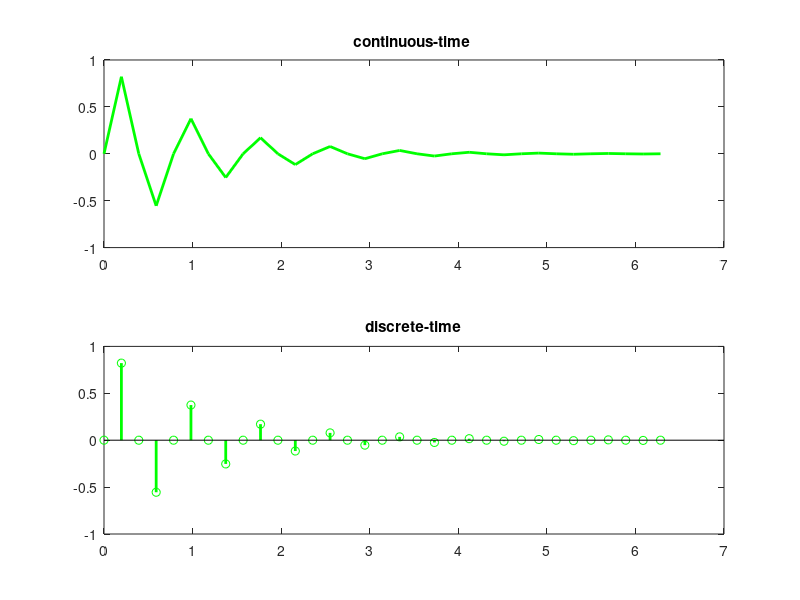

Reproduce this figure in MATLAB.
clc
clear all
close all
x=0:pi/16:2*pi;
a=8;
subplot(2,1,1);
sign=sin(a*x).*exp(-x);
plot(x,sign, 'g','linewidth' ,2);
title('continuous-time '); 
subplot(2,1,2);
stem(x,sign, 'g','linewidth' ,2);
title('discrete-time'); 
